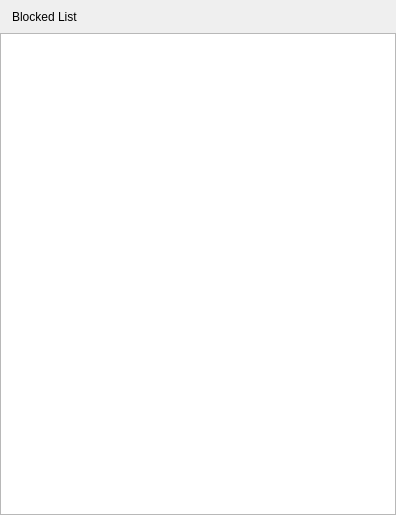
<?xml version="1.0" encoding="UTF-8"?>
<ui version="4.0">
 <class>BlackListDialog</class>
 <widget class="FramelessDialog" name="BlackListDialog">
  <property name="geometry">
   <rect>
    <x>0</x>
    <y>0</y>
    <width>396</width>
    <height>515</height>
   </rect>
  </property>
  <property name="windowTitle">
   <string>BlackListDialog</string>
  </property>
  <layout class="QVBoxLayout" name="verticalLayoutMain">
   <property name="spacing">
    <number>0</number>
   </property>
   <property name="leftMargin">
    <number>0</number>
   </property>
   <property name="topMargin">
    <number>0</number>
   </property>
   <property name="rightMargin">
    <number>0</number>
   </property>
   <property name="bottomMargin">
    <number>0</number>
   </property>
   <item>
    <widget class="QWidget" name="titlebar" native="true">
     <property name="sizePolicy">
      <sizepolicy hsizetype="Expanding" vsizetype="Expanding">
       <horstretch>0</horstretch>
       <verstretch>0</verstretch>
      </sizepolicy>
     </property>
     <property name="minimumSize">
      <size>
       <width>0</width>
       <height>33</height>
      </size>
     </property>
     <property name="maximumSize">
      <size>
       <width>16777215</width>
       <height>33</height>
      </size>
     </property>
     <layout class="QHBoxLayout" name="horizontalLayout_11" stretch="0,1,0">
      <property name="spacing">
       <number>0</number>
      </property>
      <property name="leftMargin">
       <number>0</number>
      </property>
      <property name="topMargin">
       <number>0</number>
      </property>
      <property name="rightMargin">
       <number>0</number>
      </property>
      <property name="bottomMargin">
       <number>0</number>
      </property>
      <item>
       <widget class="QWidget" name="titlewidget" native="true">
        <property name="sizePolicy">
         <sizepolicy hsizetype="Expanding" vsizetype="Expanding">
          <horstretch>0</horstretch>
          <verstretch>0</verstretch>
         </sizepolicy>
        </property>
        <layout class="QHBoxLayout" name="horizontalLayout_10">
         <property name="spacing">
          <number>0</number>
         </property>
         <property name="leftMargin">
          <number>12</number>
         </property>
         <property name="topMargin">
          <number>0</number>
         </property>
         <property name="rightMargin">
          <number>0</number>
         </property>
         <property name="bottomMargin">
          <number>0</number>
         </property>
         <item>
          <widget class="QLabel" name="title">
           <property name="sizePolicy">
            <sizepolicy hsizetype="Expanding" vsizetype="Expanding">
             <horstretch>0</horstretch>
             <verstretch>0</verstretch>
            </sizepolicy>
           </property>
           <property name="text">
            <string>Blocked List</string>
           </property>
          </widget>
         </item>
        </layout>
       </widget>
      </item>
      <item>
       <spacer name="horizontalSpacer">
        <property name="orientation">
         <enum>Qt::Horizontal</enum>
        </property>
        <property name="sizeHint" stdset="0">
         <size>
          <width>233</width>
          <height>2</height>
         </size>
        </property>
       </spacer>
      </item>
      <item>
       <layout class="QVBoxLayout" name="verticalLayout_6">
        <property name="spacing">
         <number>0</number>
        </property>
        <property name="leftMargin">
         <number>0</number>
        </property>
        <property name="topMargin">
         <number>0</number>
        </property>
        <property name="rightMargin">
         <number>0</number>
        </property>
        <property name="bottomMargin">
         <number>0</number>
        </property>
        <item>
         <layout class="QHBoxLayout" name="horizontalLayout_6">
          <property name="spacing">
           <number>0</number>
          </property>
          <property name="leftMargin">
           <number>0</number>
          </property>
          <property name="topMargin">
           <number>0</number>
          </property>
          <property name="rightMargin">
           <number>0</number>
          </property>
          <property name="bottomMargin">
           <number>0</number>
          </property>
          <item>
           <widget class="QPushButton" name="btnMinimize">
            <property name="sizePolicy">
             <sizepolicy hsizetype="Expanding" vsizetype="Expanding">
              <horstretch>0</horstretch>
              <verstretch>0</verstretch>
             </sizepolicy>
            </property>
            <property name="focusPolicy">
             <enum>Qt::NoFocus</enum>
            </property>
            <property name="text">
             <string/>
            </property>
            <property name="flat">
             <bool>true</bool>
            </property>
           </widget>
          </item>
          <item>
           <widget class="QPushButton" name="btnClose">
            <property name="sizePolicy">
             <sizepolicy hsizetype="Expanding" vsizetype="Expanding">
              <horstretch>0</horstretch>
              <verstretch>0</verstretch>
             </sizepolicy>
            </property>
            <property name="focusPolicy">
             <enum>Qt::NoFocus</enum>
            </property>
            <property name="text">
             <string/>
            </property>
            <property name="flat">
             <bool>true</bool>
            </property>
           </widget>
          </item>
         </layout>
        </item>
        <item>
         <spacer name="verticalSpacer_4">
          <property name="orientation">
           <enum>Qt::Vertical</enum>
          </property>
          <property name="sizeType">
           <enum>QSizePolicy::Expanding</enum>
          </property>
          <property name="sizeHint" stdset="0">
           <size>
            <width>0</width>
            <height>1</height>
           </size>
          </property>
         </spacer>
        </item>
       </layout>
      </item>
     </layout>
    </widget>
   </item>
   <item>
    <widget class="BlackListListView" name="listView"/>
   </item>
  </layout>
 </widget>
 <layoutdefault spacing="6" margin="11"/>
 <customwidgets>
  <customwidget>
   <class>FramelessDialog</class>
   <extends>QWidget</extends>
   <header>framelessdialog.h</header>
   <container>1</container>
  </customwidget>
  <customwidget>
   <class>BlackListListView</class>
   <extends>QListView</extends>
   <header location="global">blacklistlistview.h</header>
  </customwidget>
 </customwidgets>
 <resources/>
 <connections/>
</ui>
